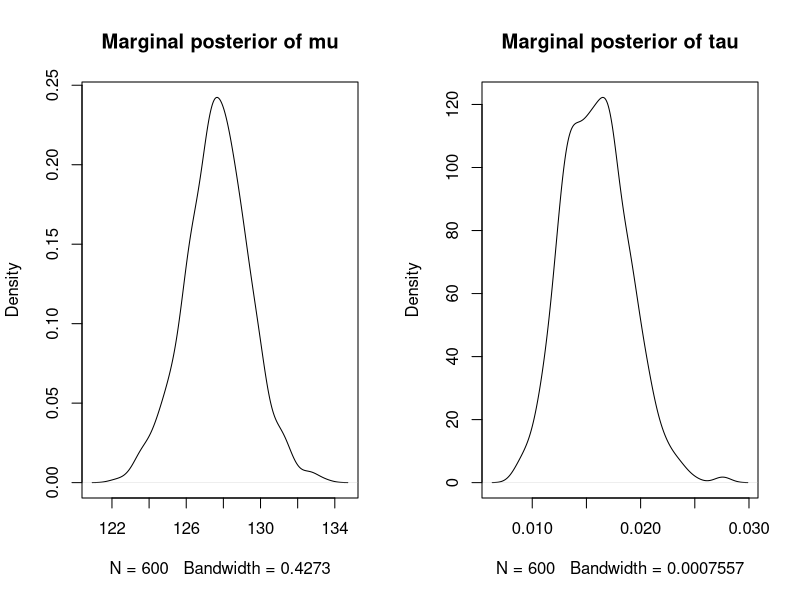

This figure's R source:
## ---- chunk 1
knitr::opts_chunk$set(echo = TRUE)
library(ggplot2)
## ---- chunk 2
rm(list = ls())
cat("\014")  
library(Hmisc)
## ---- chunk 3
#load data
X <- c(98, 160, 138, 128, 130, 114, 123, 134, 128, 107, 
       123, 125, 129, 132, 154, 115, 126, 132, 136,130)
n <- length(X)
nxbar <- sum(X)

#define algorithm parameters
burn_in <- 1000
loops <- 10000
intervals <- 15

#define prior parameters
beta <- 1
alpha <- 20

#initialize algorithm
mu <- rep(NA, loops)
tau <- rep(NA, loops)
tau[1] <- 1
mu0 <- 111.3
tau0 <- 1/100

#run Gibbs sampler
for (i in 2:loops){
  mu[i] <- rnorm(1, mean = (nxbar*tau[i-1] + mu0*tau0) / ((n*tau[i-1]) + (1*tau0)), 
                sd = 1/sqrt(n*tau[i-1] + 1*tau0))

  tau[i] <- rgamma(1, n/2 + alpha, scale=1/(sum((X - mu[i])^2)/2 + 1/beta))
}


#remove burn-in period and record every 15th point
mu <- mu[-(1:burn_in)]
tau <- tau[-(1:burn_in)] 
musample <- mu[seq(1,length(mu),intervals)] 
tausample <- tau[seq(1,length(tau),intervals)]
## ---- chunk 4
par(mfrow=c(1,2))
plot(density(musample), main="Marginal posterior of mu")
plot(density(tausample), main='Marginal posterior of tau')
## ---- chunk 5
t1 <- rbind(round(mean(musample),3), round(sd(musample),3), 
            round(median(musample),3), round(IQR(musample),3))
d1 <- data.frame(t(t1))
colnames(d1) <- c("Mean", "SD", "Median", "IQR")
d1
## ---- chunk 6
t2 <- rbind(round(mean(tausample),3), round(sd(tausample),3), 
            round(median(tausample),3), round(IQR(tausample),3))
d2 <- data.frame(t(t2))
colnames(d2) <- c("Mean", "SD", "Median", "IQR")
d2
